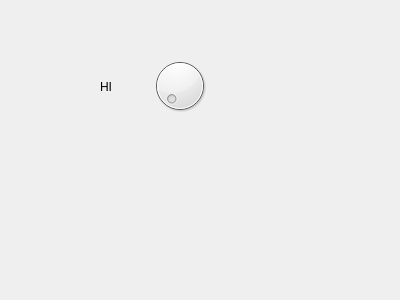
<?xml version="1.0" encoding="UTF-8"?>
<ui version="4.0">
 <class>testdlg</class>
 <widget class="QWidget" name="testdlg">
  <property name="geometry">
   <rect>
    <x>0</x>
    <y>0</y>
    <width>400</width>
    <height>300</height>
   </rect>
  </property>
  <property name="windowTitle">
   <string>testdlg</string>
  </property>
  <widget class="QDial" name="dial">
   <property name="geometry">
    <rect>
     <x>149</x>
     <y>50</y>
     <width>61</width>
     <height>71</height>
    </rect>
   </property>
  </widget>
  <widget class="QLabel" name="label">
   <property name="geometry">
    <rect>
     <x>100</x>
     <y>80</y>
     <width>47</width>
     <height>13</height>
    </rect>
   </property>
   <property name="text">
    <string>HI</string>
   </property>
  </widget>
 </widget>
 <layoutdefault spacing="6" margin="11"/>
 <resources/>
 <connections/>
</ui>
